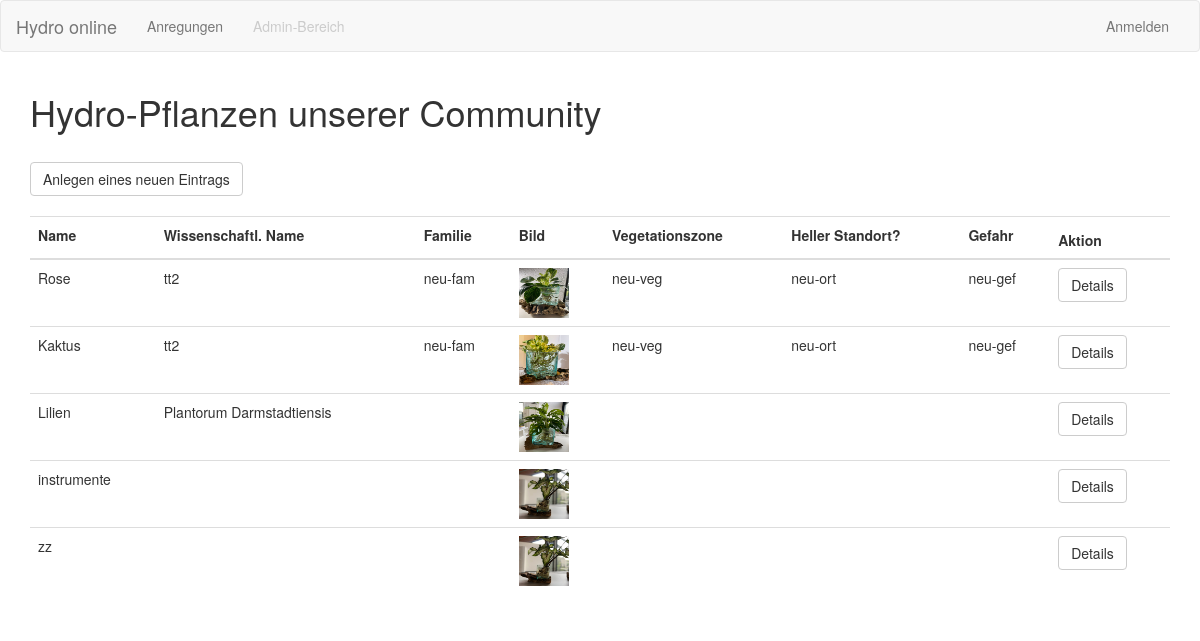
Before: /pflanzen with the older database file.
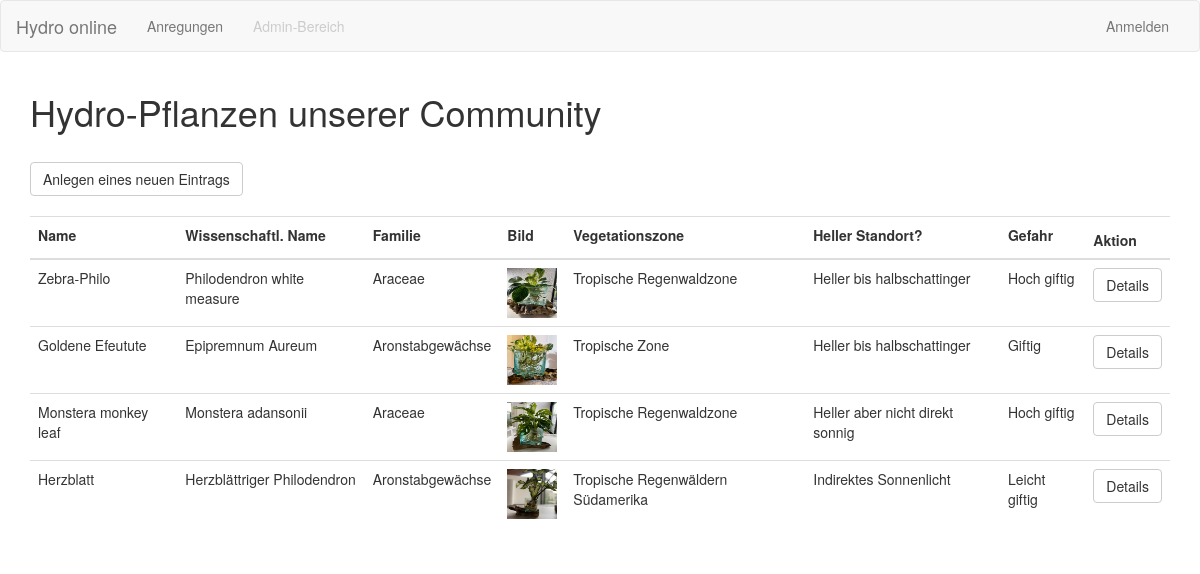
After: the same page with the newer database file.
### backend/models.py (models this page shows)
class Pflanze(db.Model):
    id = db.Column(db.Integer, primary_key=True)
    name = db.Column(db.String(40), nullable=True)
    wissenschaft_name = db.Column(db.String(40), nullable=True)
    familie = db.Column(db.String(40), nullable=True)
    vegetationszone = db.Column(db.String(40), nullable=True)
    will_sonne = db.Column(db.String(40), nullable=True)
    gefahr = db.Column(db.String(40), nullable=True)
    created_at = db.Column(db.DateTime(), default=datetime.utcnow)
    created_by = db.Column(db.Integer, db.ForeignKey('user.id'))

### backend/index.py (the view, shortened to what this page needs)
@app.route('/pflanzen', methods = ['GET', 'POST'])
@app.route("/pflanzen/<id>", methods=['GET','POST'])
def pflanzen_page(id=0):
    form = forms.PflanzeForm()
    pflanzen = Pflanze.query.all()
    detail_form = forms.PflanzeForm()
    modus = "change" #Default
    print(id)
    if (id == "new"):
        print("insert")
        showModal = True
        modus = "insert"
    else:
        showModal = False
    print(request.method)
    return render_template('pflanzen.html',
                            pflanzen = pflanzen,
                            form = form,
                            detail_form = detail_form,
                            showModal = showModal,
                            modus = modus)

### templates/pflanzen.html (shortened to what this page needs)
{% extends "base.html" %}
{% block my_content %}
<div class="container">
  <h1>Hydro-Pflanzen unserer Community</h1>
  <br>
  <a class="btn btn-default" href="{{ url_for('pflanzen_page', id='new') }}">Anlegen eines neuen Eintrags</a>
  <br>
  <br>
    <table id="data" class="table">
      <form method="POST" action="">
      <thead>
        <tr>
          <th>
            {{form.name.label}}
          </th>
          <th>
            {{form.wissenschaft_name.label}}
          </th>
          <th>
            {{form.familie.label}}
          </th>
          <th>
            {{form.bild.label}}
          </th>
          <th>
            {{form.vegetationszone.label}}
          </th>
          <th>
            {{form.will_sonne.label}}
          </th>
          <th>
            {{form.gefahr.label}}
          </th>
          <th>
            Aktion
          </th>
        </tr>
      </thead>
      <tbody>
      {% for pflanze in pflanzen %}
          <tr>
            <td>
              {{pflanze.name}}
            </td>
            <td>
              {{pflanze.wissenschaft_name}}
            </td>
            <td>
              {{pflanze.familie}}
            </td>
            <td>
              <img src="{{'/static/uploads/Pflanze_' + pflanze.id|string + '.jpg'}}" alt="" height="50" width="50">
            </td>
            <td>
              {{pflanze.vegetationszone}}
            </td>
            <td>
              {{pflanze.will_sonne}}
            </td>
            <td>
              {{pflanze.gefahr}}
            </td>
            <td>
              <a class="btn btn-default" href="{{url_for('form_pflanze_details',id=pflanze.id)}}" role="button">Details</a>
            </td>
          </tr>
       {% endfor %}
    </tbody>
  </table>
</div>
  {% endblock %}

### templates/base.html (shortened to what this page needs)
{% extends "bootstrap/base.html" %}
{% import "bootstrap/wtf.html" as wtf %}
{% block head %}
  {{ super() }}
  <link href="https://cdn.datatables.net/v/bs/dt-1.13.8/datatables.min.css" rel="stylesheet">
  <link rel="stylesheet" href="../static/css/styles.css">
{% endblock %}
{% block navbar %}
  <nav class="navbar navbar-default">
    <div class="container-fluid">
      <div class="navbar-header">
        <a class="navbar-brand" href="{{ url_for('start_page') }}">Hydro online</a>
      </div>
      <div class="collapse navbar-collapse" id="bs-example-navbar-collapse-1">
        <ul class="nav navbar-nav">
          <li><a href="{{ url_for('pflanzen_page') }}">Anregungen</a></li>
          {% if current_user.is_admin %}
          <li><a href="{{ url_for('administer') }}">Admin-Bereich</a></li>
          {% else %}
          <li class="disabled"><a href="{{ url_for('administer') }}">Admin-Bereich</a></li>
          {% endif %}
        </ul>
        <ul class="nav navbar-nav navbar-right">
          {% if current_user.is_authenticated %}
          <li class="dropdown">
            <a href="#" class="dropdown-toggle" data-toggle="dropdown" role="button" aria-haspopup="true" aria-expanded="false">Angemeldet als: {{ current_user.username }}<span class="caret"></span></a>
            <ul class="dropdown-menu">
              <li><a href="{{ url_for('user_details',id=current_user.id, pwd="std") }}">Eigenes Profil</a></li>
              <li role="separator" class="divider"></li>
              <li><a href="{{ url_for('logout') }}">Logout</a></li>
            </ul>
          </li>
          {% else %}
            <li><a href="{{ url_for('login') }}">Anmelden</a></li>
          {% endif %}
        </ul>
      </div>
    </div>
  </nav>
{% endblock %}
{% block content %}
  {% block my_content %}{% endblock %}
{% endblock %}

Changed rows visible on the page:
removed Pflanze: name "zz", shows a picture
changed Pflanze: name "Rose" → "Zebra-Philo"; wissenschaft_name "tt2" → "Philodendron white measure"; familie "neu-fam" → "Araceae"; vegetationszone "neu-veg" → "Tropische Regenwaldzone"; will_sonne "neu-ort" → "Heller bis halbschattinger"; gefahr "neu-gef" → "Hoch giftig"
changed Pflanze: name "Kaktus" → "Goldene Efeutute"; wissenschaft_name "tt2" → "Epipremnum Aureum"; familie "neu-fam" → "Aronstabgewächse"; vegetationszone "neu-veg" → "Tropische Zone"; will_sonne "neu-ort" → "Heller bis halbschattinger"; gefahr "neu-gef" → "Giftig"
changed Pflanze: name "Lilien" → "Monstera monkey leaf"; wissenschaft_name "Plantorum Darmstadtiensis" → "Monstera adansonii"; familie (not shown) → "Araceae"; vegetationszone (not shown) → "Tropische Regenwaldzone"; will_sonne (not shown) → "Heller aber nicht direkt sonnig"; gefahr (not shown) → "Hoch giftig"
changed Pflanze: name "instrumente" → "Herzblatt"; wissenschaft_name (not shown) → "Herzblättriger Philodendron"; familie (not shown) → "Aronstabgewächse"; vegetationszone (not shown) → "Tropische Regenwäldern Südamerika"; will_sonne (not shown) → "Indirektes Sonnenlicht"; gefahr (not shown) → "Leicht giftig"
